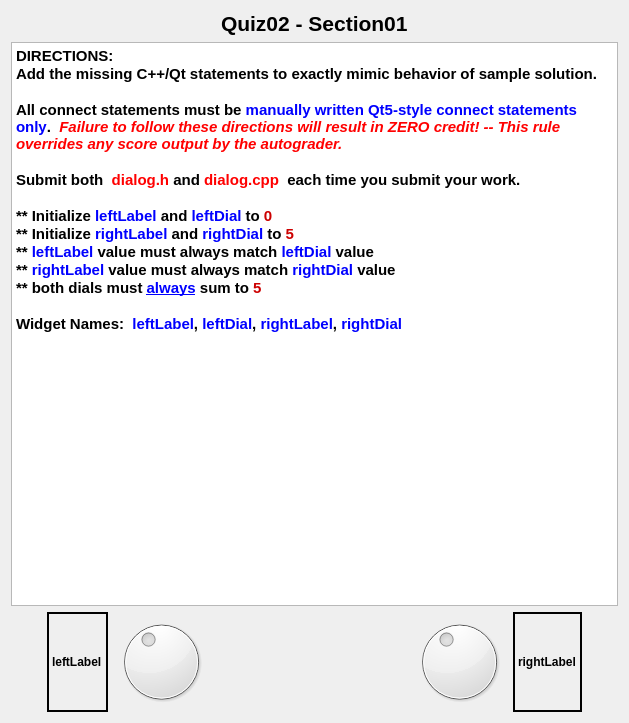
<?xml version="1.0" encoding="UTF-8"?>
<ui version="4.0">
 <class>Dialog</class>
 <widget class="QDialog" name="Dialog">
  <property name="geometry">
   <rect>
    <x>0</x>
    <y>0</y>
    <width>629</width>
    <height>723</height>
   </rect>
  </property>
  <property name="windowTitle">
   <string>Dialog</string>
  </property>
  <layout class="QVBoxLayout" name="verticalLayout">
   <item>
    <layout class="QHBoxLayout" name="horizontalLayout">
     <item>
      <spacer name="horizontalSpacer">
       <property name="orientation">
        <enum>Qt::Horizontal</enum>
       </property>
       <property name="sizeHint" stdset="0">
        <size>
         <width>40</width>
         <height>20</height>
        </size>
       </property>
      </spacer>
     </item>
     <item>
      <widget class="QLabel" name="label">
       <property name="sizePolicy">
        <sizepolicy hsizetype="Preferred" vsizetype="Minimum">
         <horstretch>0</horstretch>
         <verstretch>0</verstretch>
        </sizepolicy>
       </property>
       <property name="font">
        <font>
         <pointsize>16</pointsize>
         <weight>75</weight>
         <bold>true</bold>
        </font>
       </property>
       <property name="text">
        <string>Quiz02 - Section01</string>
       </property>
      </widget>
     </item>
     <item>
      <spacer name="horizontalSpacer_2">
       <property name="orientation">
        <enum>Qt::Horizontal</enum>
       </property>
       <property name="sizeHint" stdset="0">
        <size>
         <width>40</width>
         <height>20</height>
        </size>
       </property>
      </spacer>
     </item>
    </layout>
   </item>
   <item>
    <widget class="QTextBrowser" name="textBrowser">
     <property name="sizePolicy">
      <sizepolicy hsizetype="MinimumExpanding" vsizetype="Expanding">
       <horstretch>0</horstretch>
       <verstretch>0</verstretch>
      </sizepolicy>
     </property>
     <property name="font">
      <font>
       <pointsize>14</pointsize>
      </font>
     </property>
     <property name="html">
      <string>&lt;!DOCTYPE HTML PUBLIC &quot;-//W3C//DTD HTML 4.0//EN&quot; &quot;http://www.w3.org/TR/REC-html40/strict.dtd&quot;&gt;
&lt;html&gt;&lt;head&gt;&lt;meta name=&quot;qrichtext&quot; content=&quot;1&quot; /&gt;&lt;style type=&quot;text/css&quot;&gt;
p, li { white-space: pre-wrap; }
&lt;/style&gt;&lt;/head&gt;&lt;body style=&quot; font-family:'Cantarell'; font-size:14pt; font-weight:400; font-style:normal;&quot;&gt;
&lt;p style=&quot; margin-top:0px; margin-bottom:0px; margin-left:0px; margin-right:0px; -qt-block-indent:0; text-indent:0px;&quot;&gt;&lt;span style=&quot; font-size:11pt; font-weight:600;&quot;&gt;DIRECTIONS:&lt;/span&gt;&lt;/p&gt;
&lt;p style=&quot; margin-top:0px; margin-bottom:0px; margin-left:0px; margin-right:0px; -qt-block-indent:0; text-indent:0px;&quot;&gt;&lt;span style=&quot; font-size:11pt; font-weight:600;&quot;&gt;Add the missing C++/Qt statements to exactly mimic behavior of sample solution.  &lt;/span&gt;&lt;/p&gt;
&lt;p style=&quot;-qt-paragraph-type:empty; margin-top:0px; margin-bottom:0px; margin-left:0px; margin-right:0px; -qt-block-indent:0; text-indent:0px; font-size:11pt; font-weight:600;&quot;&gt;&lt;br /&gt;&lt;/p&gt;
&lt;p style=&quot; margin-top:0px; margin-bottom:0px; margin-left:0px; margin-right:0px; -qt-block-indent:0; text-indent:0px;&quot;&gt;&lt;span style=&quot; font-size:11pt; font-weight:600;&quot;&gt;All connect statements must be &lt;/span&gt;&lt;span style=&quot; font-size:11pt; font-weight:600; color:#0000ff;&quot;&gt;manually written Qt5-style connect statements only&lt;/span&gt;&lt;span style=&quot; font-size:11pt; font-weight:600;&quot;&gt;. &lt;/span&gt;&lt;span style=&quot; font-size:11pt; font-weight:600; color:#ff0000;&quot;&gt; &lt;/span&gt;&lt;span style=&quot; font-size:11pt; font-weight:600; font-style:italic; color:#ff0000;&quot;&gt;Failure to follow these directions will result in ZERO credit! -- This rule overrides any score output by the autograder.  &lt;/span&gt;&lt;/p&gt;
&lt;p style=&quot;-qt-paragraph-type:empty; margin-top:0px; margin-bottom:0px; margin-left:0px; margin-right:0px; -qt-block-indent:0; text-indent:0px; font-size:11pt; font-weight:600;&quot;&gt;&lt;br /&gt;&lt;/p&gt;
&lt;p style=&quot; margin-top:0px; margin-bottom:0px; margin-left:0px; margin-right:0px; -qt-block-indent:0; text-indent:0px;&quot;&gt;&lt;span style=&quot; font-size:11pt; font-weight:600;&quot;&gt;Submit both  &lt;/span&gt;&lt;span style=&quot; font-size:11pt; font-weight:600; color:#ff0000;&quot;&gt;dialog.h&lt;/span&gt;&lt;span style=&quot; font-size:11pt; font-weight:600;&quot;&gt; and &lt;/span&gt;&lt;span style=&quot; font-size:11pt; font-weight:600; color:#ff0000;&quot;&gt;dialog.cpp &lt;/span&gt;&lt;span style=&quot; font-size:11pt; font-weight:600;&quot;&gt; each time you submit your work.&lt;/span&gt;&lt;/p&gt;
&lt;p style=&quot;-qt-paragraph-type:empty; margin-top:0px; margin-bottom:0px; margin-left:0px; margin-right:0px; -qt-block-indent:0; text-indent:0px; font-size:11pt; font-weight:600;&quot;&gt;&lt;br /&gt;&lt;/p&gt;
&lt;p style=&quot; margin-top:0px; margin-bottom:0px; margin-left:0px; margin-right:0px; -qt-block-indent:0; text-indent:0px;&quot;&gt;&lt;span style=&quot; font-size:11pt; font-weight:600;&quot;&gt;** Initialize &lt;/span&gt;&lt;span style=&quot; font-size:11pt; font-weight:600; color:#0000ff;&quot;&gt;leftLabel&lt;/span&gt;&lt;span style=&quot; font-size:11pt; font-weight:600;&quot;&gt; and &lt;/span&gt;&lt;span style=&quot; font-size:11pt; font-weight:600; color:#0000ff;&quot;&gt;leftDial&lt;/span&gt;&lt;span style=&quot; font-size:11pt; font-weight:600;&quot;&gt; to &lt;/span&gt;&lt;span style=&quot; font-size:11pt; font-weight:600; color:#cc0000;&quot;&gt;0&lt;/span&gt;&lt;/p&gt;
&lt;p style=&quot; margin-top:0px; margin-bottom:0px; margin-left:0px; margin-right:0px; -qt-block-indent:0; text-indent:0px;&quot;&gt;&lt;span style=&quot; font-size:11pt; font-weight:600;&quot;&gt;** Initialize &lt;/span&gt;&lt;span style=&quot; font-size:11pt; font-weight:600; color:#0000ff;&quot;&gt;rightLabel&lt;/span&gt;&lt;span style=&quot; font-size:11pt; font-weight:600;&quot;&gt; and &lt;/span&gt;&lt;span style=&quot; font-size:11pt; font-weight:600; color:#0000ff;&quot;&gt;rightDial&lt;/span&gt;&lt;span style=&quot; font-size:11pt; font-weight:600;&quot;&gt; to &lt;/span&gt;&lt;span style=&quot; font-size:11pt; font-weight:600; color:#cc0000;&quot;&gt;5&lt;/span&gt;&lt;/p&gt;
&lt;p style=&quot; margin-top:0px; margin-bottom:0px; margin-left:0px; margin-right:0px; -qt-block-indent:0; text-indent:0px;&quot;&gt;&lt;span style=&quot; font-size:11pt; font-weight:600;&quot;&gt;** &lt;/span&gt;&lt;span style=&quot; font-size:11pt; font-weight:600; color:#0000ff;&quot;&gt;leftLabel&lt;/span&gt;&lt;span style=&quot; font-size:11pt; font-weight:600;&quot;&gt; value must always match&lt;/span&gt;&lt;span style=&quot; font-size:11pt; font-weight:600; color:#0000ff;&quot;&gt; leftDial &lt;/span&gt;&lt;span style=&quot; font-size:11pt; font-weight:600;&quot;&gt;value&lt;/span&gt;&lt;/p&gt;
&lt;p style=&quot; margin-top:0px; margin-bottom:0px; margin-left:0px; margin-right:0px; -qt-block-indent:0; text-indent:0px;&quot;&gt;&lt;span style=&quot; font-size:11pt; font-weight:600;&quot;&gt;**&lt;/span&gt;&lt;span style=&quot; font-size:11pt; font-weight:600; color:#0000ff;&quot;&gt; rightLabel &lt;/span&gt;&lt;span style=&quot; font-size:11pt; font-weight:600;&quot;&gt;value must always match &lt;/span&gt;&lt;span style=&quot; font-size:11pt; font-weight:600; color:#0000ff;&quot;&gt;rightDial&lt;/span&gt;&lt;span style=&quot; font-size:11pt; font-weight:600;&quot;&gt; value&lt;/span&gt;&lt;/p&gt;
&lt;p style=&quot; margin-top:0px; margin-bottom:0px; margin-left:0px; margin-right:0px; -qt-block-indent:0; text-indent:0px;&quot;&gt;&lt;span style=&quot; font-size:11pt; font-weight:600;&quot;&gt;** both dials must &lt;/span&gt;&lt;span style=&quot; font-size:11pt; font-weight:600; text-decoration: underline; color:#0000ff;&quot;&gt;always&lt;/span&gt;&lt;span style=&quot; font-size:11pt; font-weight:600;&quot;&gt; sum to &lt;/span&gt;&lt;span style=&quot; font-size:11pt; font-weight:600; color:#cc0000;&quot;&gt;5&lt;/span&gt;&lt;/p&gt;
&lt;p style=&quot;-qt-paragraph-type:empty; margin-top:0px; margin-bottom:0px; margin-left:0px; margin-right:0px; -qt-block-indent:0; text-indent:0px; font-size:11pt; font-weight:600;&quot;&gt;&lt;br /&gt;&lt;/p&gt;
&lt;p style=&quot; margin-top:0px; margin-bottom:0px; margin-left:0px; margin-right:0px; -qt-block-indent:0; text-indent:0px;&quot;&gt;&lt;span style=&quot; font-size:11pt; font-weight:600;&quot;&gt;Widget Names:  &lt;/span&gt;&lt;span style=&quot; font-size:11pt; font-weight:600; color:#0000ff;&quot;&gt;leftLabel&lt;/span&gt;&lt;span style=&quot; font-size:11pt; font-weight:600;&quot;&gt;, &lt;/span&gt;&lt;span style=&quot; font-size:11pt; font-weight:600; color:#0000ff;&quot;&gt;leftDial&lt;/span&gt;&lt;span style=&quot; font-size:11pt; font-weight:600;&quot;&gt;, &lt;/span&gt;&lt;span style=&quot; font-size:11pt; font-weight:600; color:#0000ff;&quot;&gt;rightLabel&lt;/span&gt;&lt;span style=&quot; font-size:11pt; font-weight:600;&quot;&gt;, &lt;/span&gt;&lt;span style=&quot; font-size:11pt; font-weight:600; color:#0000ff;&quot;&gt;rightDial&lt;/span&gt;&lt;/p&gt;&lt;/body&gt;&lt;/html&gt;</string>
     </property>
    </widget>
   </item>
   <item>
    <layout class="QHBoxLayout" name="horizontalLayout_2">
     <item>
      <spacer name="horizontalSpacer_4">
       <property name="orientation">
        <enum>Qt::Horizontal</enum>
       </property>
       <property name="sizeHint" stdset="0">
        <size>
         <width>40</width>
         <height>20</height>
        </size>
       </property>
      </spacer>
     </item>
     <item>
      <widget class="QLabel" name="leftLabel">
       <property name="font">
        <font>
         <weight>75</weight>
         <bold>true</bold>
        </font>
       </property>
       <property name="frameShape">
        <enum>QFrame::WinPanel</enum>
       </property>
       <property name="text">
        <string>leftLabel</string>
       </property>
      </widget>
     </item>
     <item>
      <widget class="QDial" name="leftDial">
       <property name="maximum">
        <number>5</number>
       </property>
       <property name="value">
        <number>2</number>
       </property>
      </widget>
     </item>
     <item>
      <spacer name="horizontalSpacer_3">
       <property name="orientation">
        <enum>Qt::Horizontal</enum>
       </property>
       <property name="sizeHint" stdset="0">
        <size>
         <width>201</width>
         <height>20</height>
        </size>
       </property>
      </spacer>
     </item>
     <item>
      <widget class="QDial" name="rightDial">
       <property name="maximum">
        <number>5</number>
       </property>
       <property name="value">
        <number>2</number>
       </property>
      </widget>
     </item>
     <item>
      <widget class="QLabel" name="rightLabel">
       <property name="font">
        <font>
         <weight>75</weight>
         <bold>true</bold>
        </font>
       </property>
       <property name="frameShape">
        <enum>QFrame::WinPanel</enum>
       </property>
       <property name="text">
        <string>rightLabel</string>
       </property>
      </widget>
     </item>
     <item>
      <spacer name="horizontalSpacer_5">
       <property name="orientation">
        <enum>Qt::Horizontal</enum>
       </property>
       <property name="sizeHint" stdset="0">
        <size>
         <width>40</width>
         <height>20</height>
        </size>
       </property>
      </spacer>
     </item>
    </layout>
   </item>
  </layout>
 </widget>
 <layoutdefault spacing="6" margin="11"/>
 <resources/>
 <connections/>
</ui>
